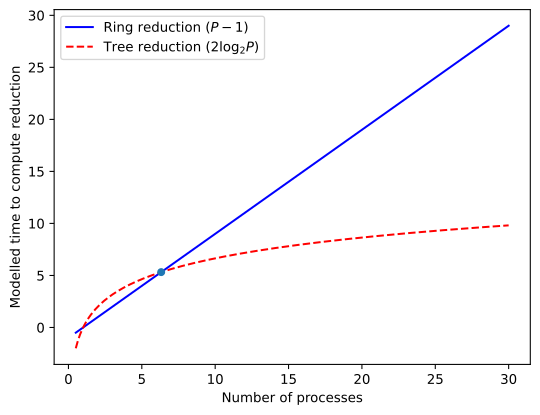

This chart was generated by the following Python code:
import argparse

import numpy
import scipy.optimize
from matplotlib import pyplot

parser = argparse.ArgumentParser()
parser.add_argument("output", type=str)

args, _ = parser.parse_known_args()
# Do Newton to find P such that 2log_2 P - (P-1) = 0
# We know that P = 1 is a solution, so we deflate that away
def f(p):
    return 1/abs(p-1) * (2*numpy.log2(p) - (p - 1))


root = scipy.optimize.newton(f, 2)

print(root)

fig, axes = pyplot.subplots(1)

Ps = numpy.linspace(0.5, 30, num=200)

axes.plot(Ps, Ps - 1, "b-", label="Ring reduction ($P-1$)")
axes.plot(Ps, 2*numpy.log2(Ps), "r--", label="Tree reduction ($2 \log_2 P$)")

axes.plot(root, root - 1, "o", markersize=5)

axes.set_xlabel("Number of processes")
axes.set_ylabel("Modelled time to compute reduction")
axes.legend(loc="best")

fig.savefig(args.output,
            orientation="landscape",
            transparent=True,
            bbox_inches="tight")
